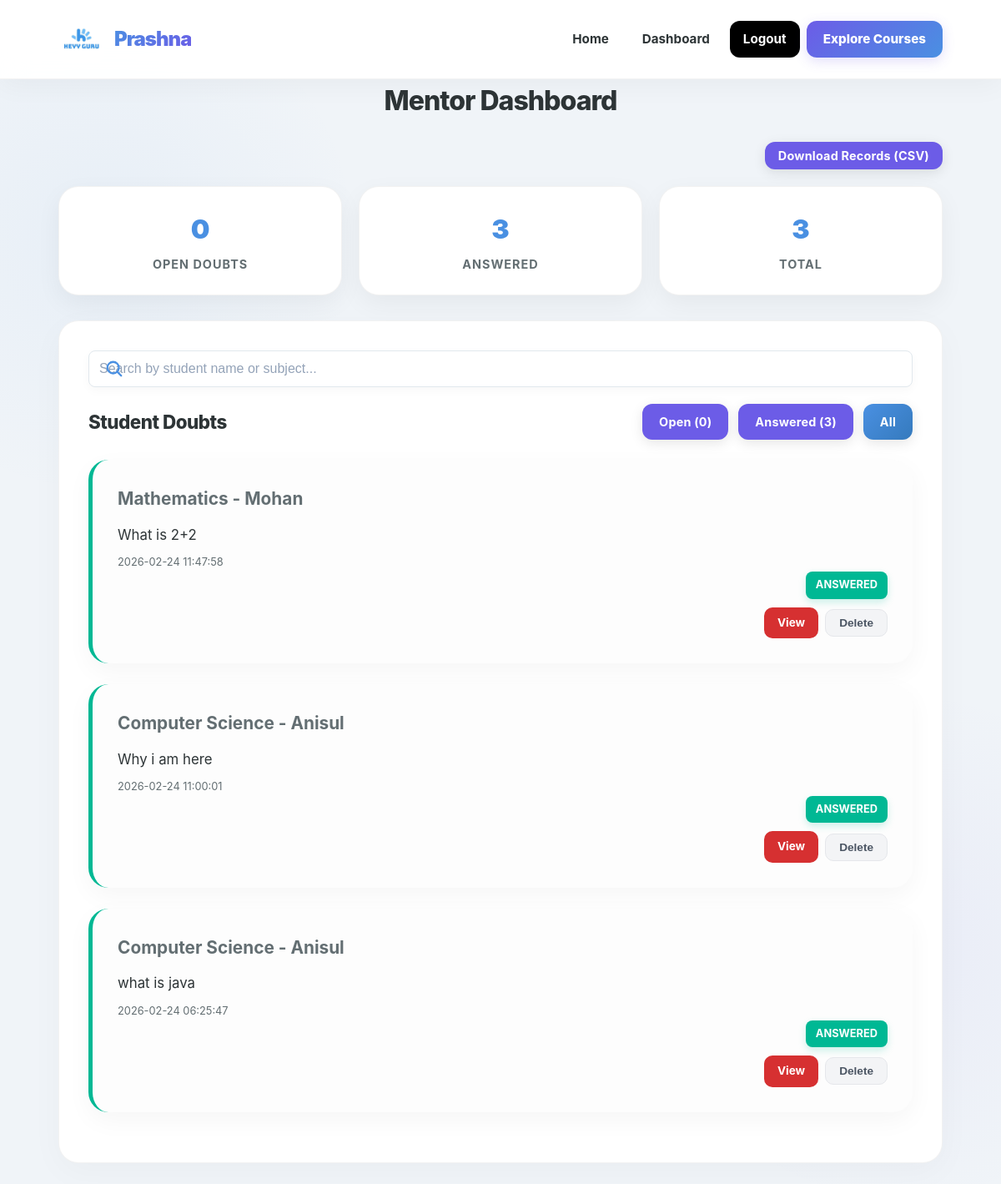
The app's page /mentor/dashboard.php?filter=all (signed in) with its own data.
### tables this page shows
CREATE TABLE doubts (
        id INTEGER PRIMARY KEY AUTOINCREMENT,
        student_id INTEGER NOT NULL,
        subject TEXT NOT NULL,
        question_text TEXT NOT NULL,
        status TEXT NOT NULL DEFAULT 'open' CHECK(status IN ('open','answered')),
        created_at DATETIME NOT NULL DEFAULT (datetime('now')),
        answered_at DATETIME DEFAULT NULL,
        FOREIGN KEY (student_id) REFERENCES users(id) ON DELETE CASCADE
    );

CREATE TABLE users (
        id INTEGER PRIMARY KEY AUTOINCREMENT,
        role TEXT NOT NULL DEFAULT 'student' CHECK(role IN ('student','mentor')),
        name TEXT NOT NULL,
        phone TEXT NOT NULL,
        email TEXT DEFAULT NULL,
        password_hash TEXT NOT NULL,
        created_at DATETIME NOT NULL DEFAULT (datetime('now'))
    );

### helpers.php (called while the page is built, shortened)
<?php
function h(?string $s): string {
    return htmlspecialchars($s ?? '', ENT_QUOTES, 'UTF-8');
}

### mentor/dashboard.php (the view, shortened to what this page needs)
<?php
require_once __DIR__ . '/../helpers.php';
$pdo = getDB();
$filter = $_GET['filter'] ?? 'open';
if ($filter === 'all') {
    $stmt = $pdo->prepare("SELECT d.*, u.name as student_name FROM doubts d JOIN users u ON d.student_id = u.id ORDER BY d.created_at DESC");
    $stmt->execute();
} else {
    $stmt = $pdo->prepare("SELECT d.*, u.name as student_name FROM doubts d JOIN users u ON d.student_id = u.id WHERE d.status = ? ORDER BY d.created_at DESC");
    $stmt->execute([$filter]);
}
$doubts = $stmt->fetchAll();
$countOpen = $pdo->query("SELECT COUNT(*) as c FROM doubts WHERE status='open'")->fetch()['c'];
$countAnswered = $pdo->query("SELECT COUNT(*) as c FROM doubts WHERE status='answered'")->fetch()['c'];
?>
<!DOCTYPE html>
<html lang="en">
<head>
    <link rel="stylesheet" href="/css/style.css">
</head>
<body>
    <nav class="navbar">
        <div class="container">
            <a href="/" class="brand">
                <img src="/css/logo.jpg" alt="Prashna Logo" class="logo">
                <span><?= h(APP_NAME) ?></span>
            </a>
            <div class="nav-links" id="navLinks">
                <a href="/">Home</a>
                <a href="/mentor/dashboard.php">Dashboard</a>
                <a href="/logout.php" class="btn-heyyguru">Logout</a>
                <a href="https://heyyguru.in/courses" class="btn-explore">Explore Courses</a>
            </div>
        </div>
    </nav>
    <div class="container">
        <h1 class="page-title">Mentor Dashboard</h1>
        <div style="margin-bottom: 20px; text-align: right;">
            <button id="downloadRecords" class="btn btn-secondary" style="font-size: 0.9rem; padding: 8px 16px;">Download Records (CSV)</button>
        </div>
        <div class="stats">
            <div class="stat-card">
                <div class="number"><?= $countOpen ?></div>
                <div class="label">Open Doubts</div>
            </div>
            <div class="stat-card">
                <div class="number"><?= $countAnswered ?></div>
                <div class="label">Answered</div>
            </div>
            <div class="stat-card">
                <div class="number"><?= $countOpen + $countAnswered ?></div>
                <div class="label">Total</div>
            </div>
        </div>
        <div class="card">
            <div class="search-box" style="margin-bottom: 20px;">
                <input type="text" id="mentorSearch" placeholder="Search by student name or subject..." style="width: 100%; padding: 12px; border-radius: 8px; border: 1px solid var(--border);">
            </div>
            <div style="display:flex;justify-content:space-between;align-items:center;margin-bottom:24px;" class="card-header-flex">
                <h2 style="font-size:1.4rem; font-weight:850; color:var(--text); letter-spacing:-0.5px;">Student Doubts</h2>
                <div style="display:flex;gap:12px;flex-wrap:wrap;">
                    <a href="?filter=open" class="btn <?= $filter === 'open' ? 'btn-primary' : 'btn-secondary' ?>" style="padding:10px 20px; border-radius:12px; font-size:0.9rem;">Open (<?= $countOpen ?>)</a>
                    <a href="?filter=answered" class="btn <?= $filter === 'answered' ? 'btn-primary' : 'btn-secondary' ?>" style="padding:10px 20px; border-radius:12px; font-size:0.9rem;">Answered (<?= $countAnswered ?>)</a>
                    <a href="?filter=all" class="btn <?= $filter === 'all' ? 'btn-primary' : 'btn-secondary' ?>" style="padding:10px 20px; border-radius:12px; font-size:0.9rem;">All</a>
                </div>
            </div>
            <?php if (empty($doubts)): ?>
                <div class="empty-state">
                    <p>No doubts found.</p>
                </div>
            <?php else: ?>
                <div class="doubt-list">
                    <?php foreach ($doubts as $d): ?>
                        <div class="doubt-item-container <?= $d['status'] === 'answered' ? 'answered' : '' ?>">
                            <div class="doubt-item">
                                <div class="doubt-info">
                                    <h3><?= h($d['subject']) ?> - <?= h($d['student_name']) ?></h3>
                                    <p><?= h(mb_strimwidth($d['question_text'], 0, 150, '...')) ?></p>
                                    <p style="margin-top:8px;font-size:0.8rem;color:var(--text-light);"><?= h($d['created_at']) ?></p>
                                </div>
                                <div class="doubt-meta">
                                    <span class="badge badge-<?= $d['status'] ?>"><?= h($d['status']) ?></span>
                                    <div style="display:flex; gap:8px; align-items: center;">
                                        <a href="/mentor/view_doubt.php?id=<?= $d['id'] ?>" class="btn-view-custom">
                                            <?= $d['status'] === 'open' ? 'Reply' : 'View' ?>
                                        </a>
                                        <form method="POST" onsubmit="return confirm('Are you sure you want to delete this doubt?');" style="display:inline; margin:0;">
                                            <button type="submit" class="btn-delete-custom">Delete</button>
                                        </form>
                                    </div>
                                </div>
                            </div>
                        </div>
                    <?php endforeach; ?>
                </div>
            <?php endif; ?>
        </div>
    </div>
</body>
</html>

### records on screen
doubts: subject "Mathematics", student.name "Mohan", question_text "What is 2+2", created_at "2026-02-24 11:47:58", status "ANSWERED", shows "View"
doubts: subject "Computer Science", student.name "Anisul", question_text "Why i am here", created_at "2026-02-24 11:00:01", status "ANSWERED", shows "View"
doubts: subject "Computer Science", student.name "Anisul", question_text "what is java", created_at "2026-02-24 06:25:47", status "ANSWERED", shows "View"

### other values on screen
APP_NAME "Prashna"
$countOpen "0"
$countAnswered "3"
$countOpen + $countAnswered "3"
